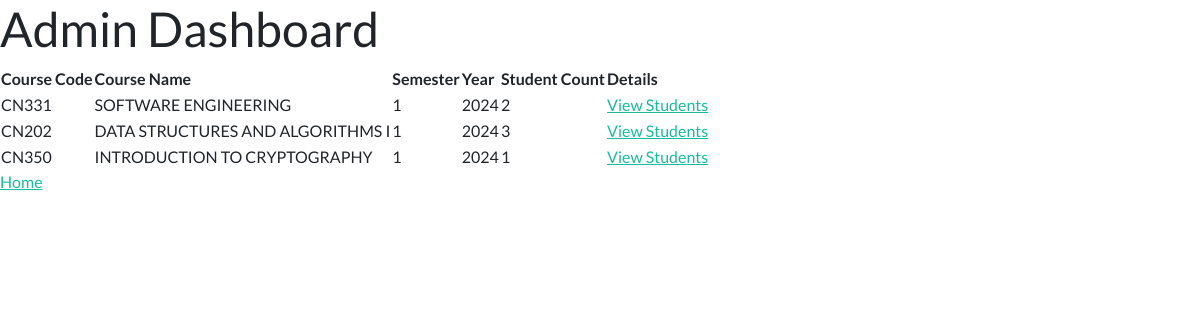
The app's page /admin_dashboard/ (signed in), older data.
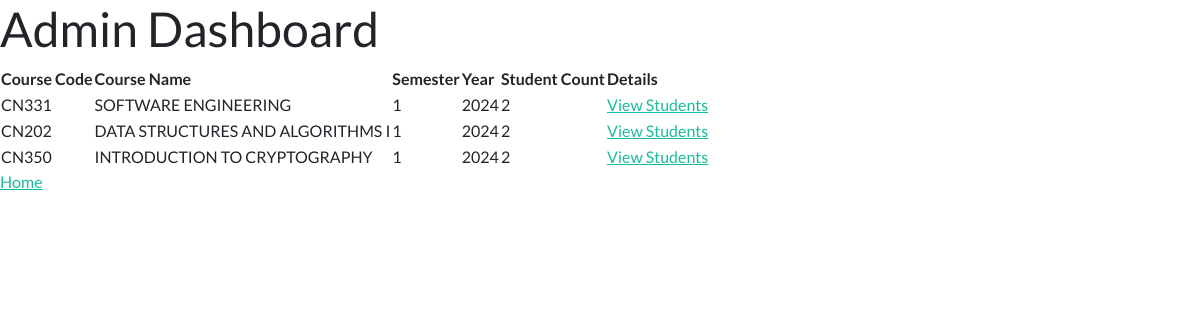
The same page, newer data.
### courses/models.py (models this page shows, shortened)
class Course(models.Model):
    code = models.CharField(max_length=10)
    name = models.CharField(max_length=100)
    semester = models.CharField(max_length=10)
    year = models.IntegerField()
    seats = models.IntegerField()
    is_open = models.BooleanField(default=True)

### courses/views.py (the view)
# urls.py: path('admin_dashboard/', views.admin_dashboard, name='admin_dashboard'),
@staff_member_required
def admin_dashboard(request):
    courses = Course.objects.all()
    course_data = []
    for course in courses:
        student_count = QuotaRequest.objects.filter(course=course, is_approved=True).count()
        course_data.append({
            'course': course,
            'student_count': student_count
        })
    return render(request, 'courses/admin_dashboard.html', {'course_data': course_data})

### courses/templates/courses/admin_dashboard.html (shortened to what this page needs)
{% load static %}
<!DOCTYPE html>
<html>
<head>
    <link href="{% static 'css/bootstrap.min.css' %}" rel ="stylesheet">
<body>
    <h1>Admin Dashboard</h1>
    <table>
        <thead>
            <tr>
                <th>Course Code</th>
                <th>Course Name</th>
                <th>Semester</th>
                <th>Year</th>
                <th>Student Count</th>
                <th>Details</th>
            </tr>
        </thead>
        <tbody>
            {% for data in course_data %}
                <tr>
                    <td>{{ data.course.code }}</td>
                    <td>{{ data.course.name }}</td>
                    <td>{{ data.course.semester }}</td>
                    <td>{{ data.course.year }}</td>
                    <td>{{ data.student_count }}</td>
                    <td><a href="{% url 'course_quota_requests' data.course.code %}">View Students</a></td>
                </tr>
            {% endfor %}
        </tbody>
    </table>
    <a href="{% url 'home' %}">Home</a>
</body>
</head>
</html>

Row changes from the older to the newer data that the page shows:
changed Course "CN202": student_count "3" → "2"
changed Course "CN350": student_count "1" → "2"
